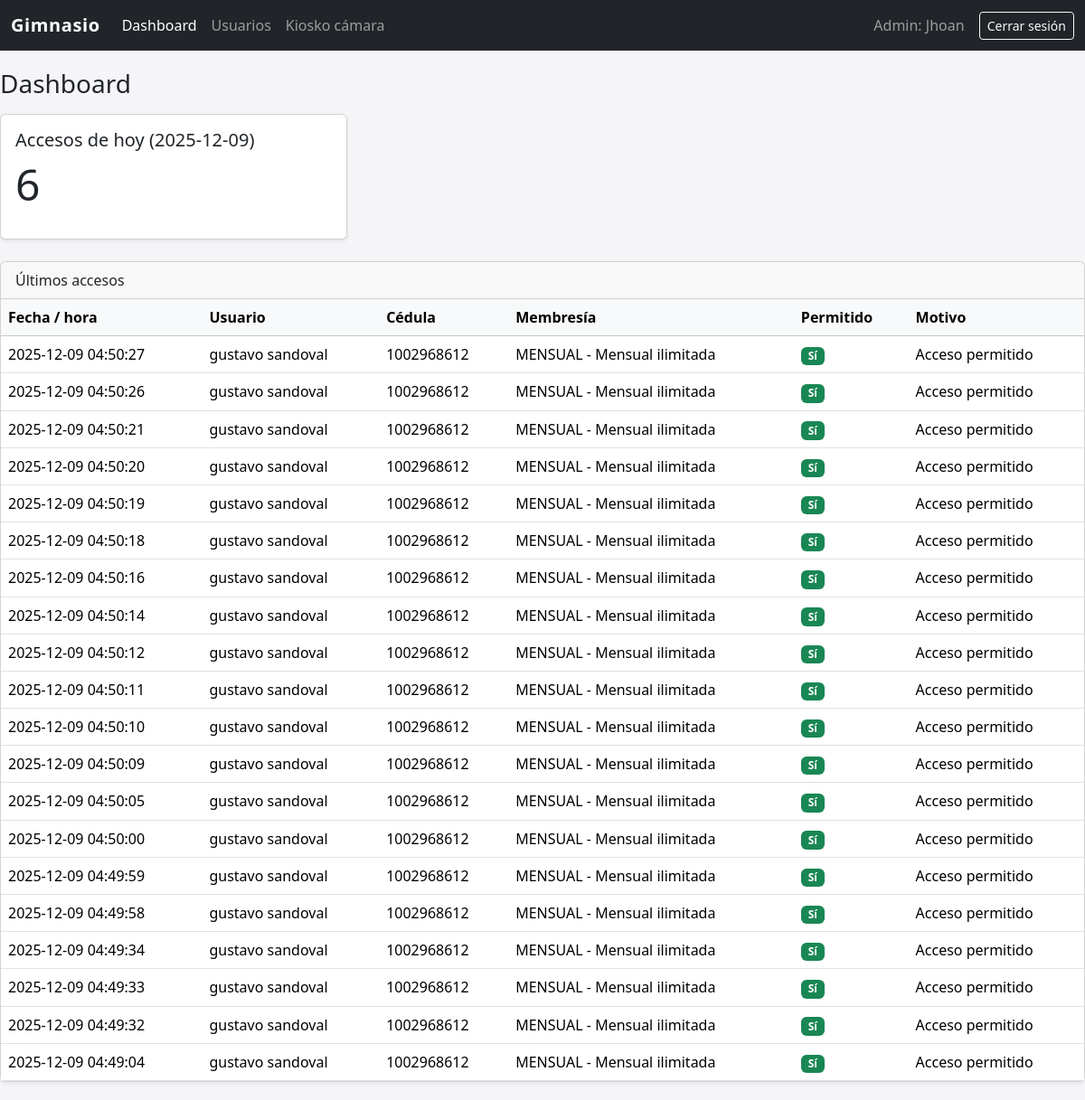
The page / (signed in) on the database its author committed.
### tables this page shows
CREATE TABLE accesos (
            id                    INTEGER PRIMARY KEY AUTOINCREMENT,
            socio_id              INTEGER,
            permitido             INTEGER NOT NULL,
            motivo                TEXT,
            tipo_membresia_codigo TEXT,
            momento               TEXT NOT NULL DEFAULT (datetime('now')),
            FOREIGN KEY(socio_id) REFERENCES socios(id),
            FOREIGN KEY(tipo_membresia_codigo) REFERENCES tipo_membresia(codigo)
        );

CREATE TABLE socios (
            id              INTEGER PRIMARY KEY AUTOINCREMENT,
            nombre          TEXT NOT NULL,
            apellido        TEXT NOT NULL,
            cedula          TEXT NOT NULL UNIQUE,
            edad            INTEGER,
            activo          INTEGER NOT NULL DEFAULT 1,
            fecha_creacion  TEXT NOT NULL DEFAULT (date('now'))
        );

CREATE TABLE tipo_membresia (
            codigo                  TEXT PRIMARY KEY,
            descripcion             TEXT NOT NULL,
            dias_duracion           INTEGER NOT NULL,
            tickets_totales_default INTEGER,
            permite_ilimitado       INTEGER NOT NULL DEFAULT 0
        );

### app.py (the view)
@app.route("/")
@requiere_login
def dashboard():
    conn = get_connection()
    conn.row_factory = None
    cur = conn.cursor()
    cur.execute("SELECT DATE('now','localtime')")
    hoy = cur.fetchone()[0]
    cur.execute("""
        SELECT COUNT(DISTINCT socio_id)
        FROM accesos
        WHERE DATE(momento) = DATE('now','localtime')
          AND permitido = 1
          AND socio_id IS NOT NULL
    """)
    accesos_hoy = cur.fetchone()[0]
    cur.execute("""
        SELECT a.momento, a.permitido, a.motivo,
               s.nombre, s.apellido, s.cedula,
               tm.codigo AS tipo_codigo, tm.descripcion AS tipo_descripcion
        FROM accesos a
        LEFT JOIN socios s ON s.id = a.socio_id
        LEFT JOIN tipo_membresia tm ON tm.codigo = a.tipo_membresia_codigo
        WHERE a.permitido = 1
          AND a.socio_id IS NOT NULL
        ORDER BY a.momento DESC
        LIMIT 20
    """)
    rows = cur.fetchall()
    conn.close()
    accesos = []
    for r in rows:
        accesos.append({
            "momento": r[0],
            "permitido": r[1],
            "motivo": r[2],
            "nombre": r[3],
            "apellido": r[4],
            "cedula": r[5],
            "tipo_codigo": r[6],
            "tipo_descripcion": r[7],
        })
    return render_template(
        "dashboard.html",
        hoy=hoy,
        accesos_hoy=accesos_hoy,
        accesos=accesos,
    )

### app.py (called while the page is built)
def requiere_login(fn):
    from functools import wraps
    @wraps(fn)
    def wrapper(*args, **kwargs):
        if "admin_username" not in session:
            return redirect(url_for("login"))
        return fn(*args, **kwargs)
    return wrapper

### db.py (called while the page is built)
def get_connection():
    conn = sqlite3.connect(DB_PATH, timeout=15, check_same_thread=False)
    conn.row_factory = sqlite3.Row
    return conn

### templates/dashboard.html (shortened to what this page needs)
{% extends "base.html" %}
{% block content %}
<h1 class="h3 mb-3">Dashboard</h1>
<div class="row mb-4">
    <div class="col-md-4">
        <div class="card shadow-sm">
            <div class="card-body">
                <h5 class="card-title">Accesos de hoy ({{ hoy }})</h5>
                <p class="display-5">{{ accesos_hoy }}</p>
            </div>
        </div>
    </div>
</div>
<div class="card shadow-sm">
    <div class="card-header">
        Últimos accesos
    </div>
    <div class="card-body p-0">
        <div class="table-responsive">
            <table class="table table-hover mb-0">
                <thead class="table-light">
                    <tr>
                        <th>Fecha / hora</th>
                        <th>Usuario</th>
                        <th>Cédula</th>
                        <th>Membresía</th>
                        <th>Permitido</th>
                        <th>Motivo</th>
                    </tr>
                </thead>
                <tbody>
                    {% for a in accesos %}
                    <tr>
                        <td>{{ a.momento }}</td>
                        <td>{{ a.nombre }} {{ a.apellido }}</td>
                        <td>{{ a.cedula or '—' }}</td>
                        <td>
                            {% if a.tipo_codigo %}
                            {{ a.tipo_codigo }} - {{ a.tipo_descripcion }}
                            {% else %}
                            —
                            {% endif %}
                        </td>
                        <td>
                            {% if a.permitido %}
                            <span class="badge bg-success">Sí</span>
                            {% else %}
                            <span class="badge bg-danger">No</span>
                            {% endif %}
                        </td>
                        <td>{{ a.motivo }}</td>
                    </tr>
                    {% else %}
                    <tr>
                        <td colspan="6" class="text-center py-3">Sin accesos registrados aún.</td>
                    </tr>
                    {% endfor %}
                </tbody>
            </table>
        </div>
    </div>
</div>
{% endblock %}

### templates/base.html (style rules this page uses)
body { background-color: #f5f5f7; }

### rows shown on the page
accesos: momento "2025-12-09 04:50:27", nombre "gustavo", apellido "sandoval", cedula "1002968612", tipo_codigo "MENSUAL", tipo_descripcion "Mensual ilimitada", permitido "Sí", motivo "Acceso permitido"
accesos: momento "2025-12-09 04:50:26", nombre "gustavo", apellido "sandoval", cedula "1002968612", tipo_codigo "MENSUAL", tipo_descripcion "Mensual ilimitada", permitido "Sí", motivo "Acceso permitido"
accesos: momento "2025-12-09 04:50:21", nombre "gustavo", apellido "sandoval", cedula "1002968612", tipo_codigo "MENSUAL", tipo_descripcion "Mensual ilimitada", permitido "Sí", motivo "Acceso permitido"
accesos: momento "2025-12-09 04:50:20", nombre "gustavo", apellido "sandoval", cedula "1002968612", tipo_codigo "MENSUAL", tipo_descripcion "Mensual ilimitada", permitido "Sí", motivo "Acceso permitido"
accesos: momento "2025-12-09 04:50:19", nombre "gustavo", apellido "sandoval", cedula "1002968612", tipo_codigo "MENSUAL", tipo_descripcion "Mensual ilimitada", permitido "Sí", motivo "Acceso permitido"
accesos: momento "2025-12-09 04:50:18", nombre "gustavo", apellido "sandoval", cedula "1002968612", tipo_codigo "MENSUAL", tipo_descripcion "Mensual ilimitada", permitido "Sí", motivo "Acceso permitido"
accesos: momento "2025-12-09 04:50:16", nombre "gustavo", apellido "sandoval", cedula "1002968612", tipo_codigo "MENSUAL", tipo_descripcion "Mensual ilimitada", permitido "Sí", motivo "Acceso permitido"
accesos: momento "2025-12-09 04:50:14", nombre "gustavo", apellido "sandoval", cedula "1002968612", tipo_codigo "MENSUAL", tipo_descripcion "Mensual ilimitada", permitido "Sí", motivo "Acceso permitido"
accesos: momento "2025-12-09 04:50:12", nombre "gustavo", apellido "sandoval", cedula "1002968612", tipo_codigo "MENSUAL", tipo_descripcion "Mensual ilimitada", permitido "Sí", motivo "Acceso permitido"
accesos: momento "2025-12-09 04:50:11", nombre "gustavo", apellido "sandoval", cedula "1002968612", tipo_codigo "MENSUAL", tipo_descripcion "Mensual ilimitada", permitido "Sí", motivo "Acceso permitido"
accesos: momento "2025-12-09 04:50:10", nombre "gustavo", apellido "sandoval", cedula "1002968612", tipo_codigo "MENSUAL", tipo_descripcion "Mensual ilimitada", permitido "Sí", motivo "Acceso permitido"
accesos: momento "2025-12-09 04:50:09", nombre "gustavo", apellido "sandoval", cedula "1002968612", tipo_codigo "MENSUAL", tipo_descripcion "Mensual ilimitada", permitido "Sí", motivo "Acceso permitido"
accesos: momento "2025-12-09 04:50:05", nombre "gustavo", apellido "sandoval", cedula "1002968612", tipo_codigo "MENSUAL", tipo_descripcion "Mensual ilimitada", permitido "Sí", motivo "Acceso permitido"
accesos: momento "2025-12-09 04:50:00", nombre "gustavo", apellido "sandoval", cedula "1002968612", tipo_codigo "MENSUAL", tipo_descripcion "Mensual ilimitada", permitido "Sí", motivo "Acceso permitido"
accesos: momento "2025-12-09 04:49:59", nombre "gustavo", apellido "sandoval", cedula "1002968612", tipo_codigo "MENSUAL", tipo_descripcion "Mensual ilimitada", permitido "Sí", motivo "Acceso permitido"
accesos: momento "2025-12-09 04:49:58", nombre "gustavo", apellido "sandoval", cedula "1002968612", tipo_codigo "MENSUAL", tipo_descripcion "Mensual ilimitada", permitido "Sí", motivo "Acceso permitido"
accesos: momento "2025-12-09 04:49:34", nombre "gustavo", apellido "sandoval", cedula "1002968612", tipo_codigo "MENSUAL", tipo_descripcion "Mensual ilimitada", permitido "Sí", motivo "Acceso permitido"
accesos: momento "2025-12-09 04:49:33", nombre "gustavo", apellido "sandoval", cedula "1002968612", tipo_codigo "MENSUAL", tipo_descripcion "Mensual ilimitada", permitido "Sí", motivo "Acceso permitido"
accesos: momento "2025-12-09 04:49:32", nombre "gustavo", apellido "sandoval", cedula "1002968612", tipo_codigo "MENSUAL", tipo_descripcion "Mensual ilimitada", permitido "Sí", motivo "Acceso permitido"
accesos: momento "2025-12-09 04:49:04", nombre "gustavo", apellido "sandoval", cedula "1002968612", tipo_codigo "MENSUAL", tipo_descripcion "Mensual ilimitada", permitido "Sí", motivo "Acceso permitido"

### other values the page prints
{{ session['admin_username'] }} "Jhoan"
{{ hoy }} "2025-12-09"
{{ accesos_hoy }} "6"
